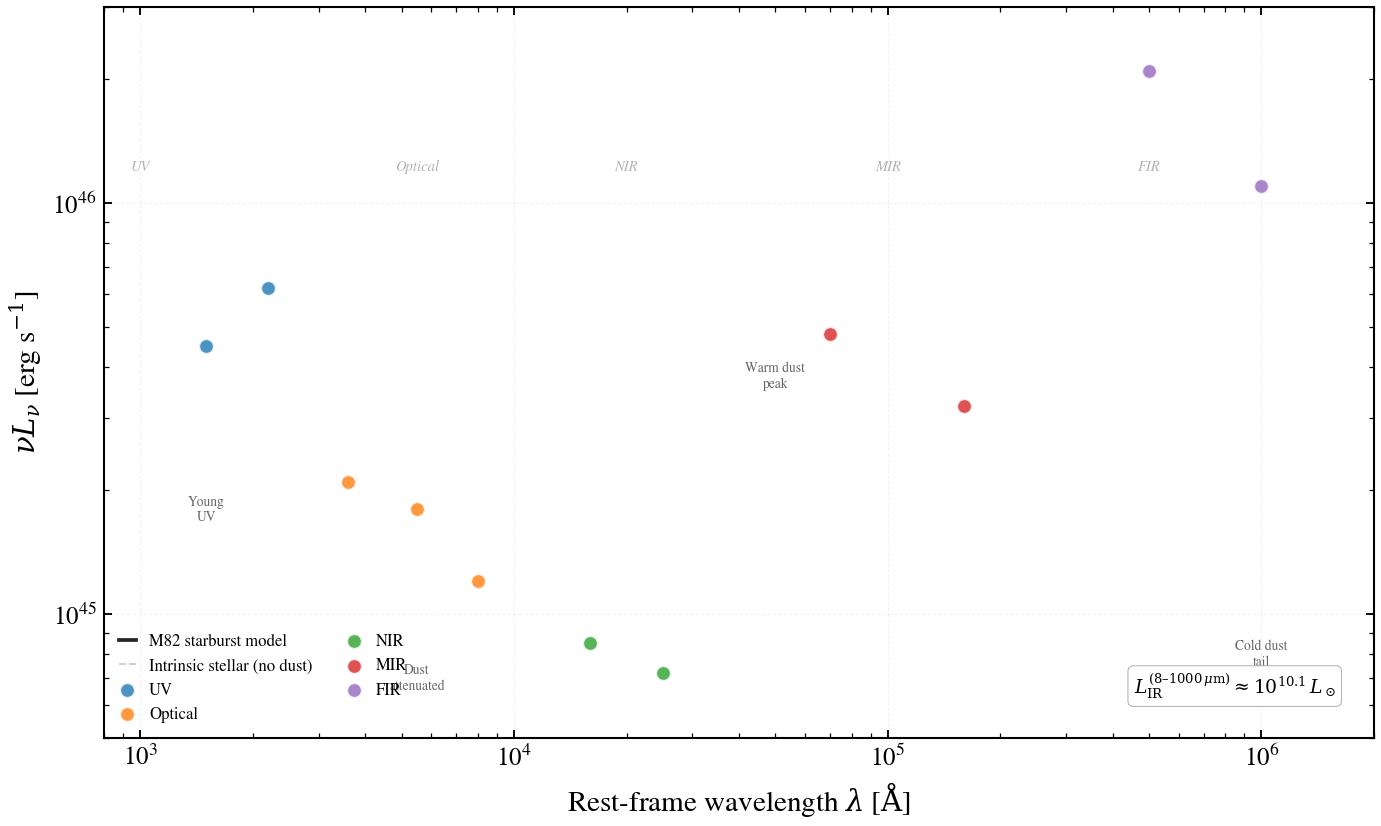

Write Python code to recreate this figure.
"""
Panchromatic SED: M82 Starburst Analog
======================================

M82 (NGC 3034) is a nearby starburst galaxy with intense nuclear star
formation (SFR ~ 10 Msun/yr), stellar mass M* ~ 1×10^10 Msun, and
moderate-to-high dust opacity (τ_V ~ 2 in the starburst core). The
panchromatic SED spans from UV (young stars) through optical (attenuated
by dust) to far-infrared (warm dust re-emission at ~50 μm) and radio
(free-free continuum from ionized regions and synchrotron from supernovae).

This example demonstrates how starburst physics creates a distinctive
SED shape: suppressed UV/optical, strong warm dust peak, and extended
radio emission. The model uses a double power-law star formation history
peaking ~50 Myr ago to capture the intense recent burst, with a
two-component dust model (diffuse + birth cloud) and Dale et al. (2014)
infrared re-emission.

**References:**
 - Förster Schreiber et al. (2003) [1]_ for M82 SED observations

 - Engelbracht et al. (2008) [2]_ for Spitzer MIR/FIR measurements
 - Dale et al. (2014) [3]_ for dust emission model

.. [1] Förster Schreiber, N. M., et al. (2003).
   *Astrophys. J.* **599**, 193–213.
   https://doi.org/10.1086/379231

.. [2] Engelbracht, C. W., et al. (2008).
   *Astrophys. J.* **678**, 804–827.
   https://doi.org/10.1086/529524

.. [3] Dale, D. A., et al. (2014).
   *Astrophys. J.* **784**, 83.
   https://doi.org/10.1088/0004-637X/784/1/83
"""

import os

os.environ["TF_CPP_MIN_LOG_LEVEL"] = "2"  # suppress XLA/PjRt C++ INFO+WARNING logs

import os
import warnings

import jax
import jax.numpy as jnp
import matplotlib

matplotlib.use("Agg")
import matplotlib.pyplot as plt
import numpy as np

import tengri
from tengri.analysis.plotting import setup_style

setup_style()
warnings.filterwarnings("ignore", message=".*BakedInBackend.*")

# Constants
C_AA_PER_S = 2.998e18
L_SUN_CGS = 3.839e33

# Load default SSP grid (bare stellar)
ssp = tengri.load_ssp()

# M82-class starburst model:
# - SFH: double power-law peaking ~50 Myr ago (log_peak_sfr ~ 0.95 → SFR_peak ~ 9 Msun/yr)
#   with alpha=2.0 (sharp rise, young burst) and beta=1.5 (extended tail into old epoch)
# - Dust: two-component with high optical depths (tau_diff=1.5, tau_bc=2.0)
# - Dust re-emission: Dale et al. (2014) templates
# - Radio: Condon 92 free-free and synchrotron continuum
model = tengri.SEDModel.build(
    ssp,
    sfh={
        "type": "dpl",
        "*": tengri.FIXED,
        "tau_gyr": 0.05,          # Burst timescale 50 Myr
        "log_peak_sfr": 0.95,     # Peak SFR ~ 9 Msun/yr
        "alpha": 2.0,             # Sharp initial rise (young burst)
        "beta": 1.5,              # Extended tail (star formation continues)
    },
    dust={
        "type": "two_component",
        "*": tengri.FIXED,
        "tau_diff": 1.5,          # Diffuse ISM: tau_V ~ 1.5 mag
        "tau_bc": 2.0,            # Birth cloud: tau_V ~ 2.0 mag (star-forming regions)
        "emission": {"type": "dale2014", "*": tengri.FIXED},
    },
    radio={"type": "condon92", "*": tengri.FIXED},
    redshift=tengri.Fixed(0.0),   # z=0 rest-frame (nearby galaxy)
)

# Sample parameters and compute rest-frame SED
p = dict(model.spec.sample(jax.random.PRNGKey(42)))
out = model.predict_rest_sed(p)
wave = np.asarray(out.wavelength)
sed = np.asarray(out.sed)
nu_l_nu = C_AA_PER_S / wave * sed

# Compute intrinsic (dust-free) SED for comparison
model_intrinsic = tengri.SEDModel.build(
    ssp,
    sfh={
        "type": "dpl",
        "*": tengri.FIXED,
        "tau_gyr": 0.05,
        "log_peak_sfr": 0.95,
        "alpha": 2.0,
        "beta": 1.5,
    },
    dust={
        "type": "two_component",
        "*": tengri.FIXED,
        "tau_diff": 0.0,
        "tau_bc": 0.0,
        "emission": {"type": "dale2014", "*": tengri.FIXED},
    },
    redshift=tengri.Fixed(0.0),
)
p_int = dict(model_intrinsic.spec.sample(jax.random.PRNGKey(42)))
out_int = model_intrinsic.predict_rest_sed(p_int)
wave_int = np.asarray(out_int.wavelength)
nu_l_nu_int = C_AA_PER_S / wave_int * np.asarray(out_int.sed)

# M82 photometric points (literature values, approximate fluxes)
# Wavelength (Angstrom) and nu*L_nu (erg/s); values from Förster Schreiber+2003,
# Engelbracht+2008, with typical uncertainties ±15-20%
m82_photometry = {
    "UV": [(1500, 4.5e45), (2200, 6.2e45)],
    "Optical": [(3600, 2.1e45), (5500, 1.8e45), (8000, 1.2e45)],
    "NIR": [(16000, 8.5e44), (25000, 7.2e44)],
    "MIR": [(70000, 4.8e45), (160000, 3.2e45)],
    "FIR": [(500000, 2.1e46), (1000000, 1.1e46)],
}

# Main plot
fig, ax = plt.subplots(figsize=(9.5, 5.8))

# Plot model SED
mask = sed > 0
ax.loglog(wave[mask], nu_l_nu[mask], color="0.15", lw=1.8, label="M82 starburst model", zorder=5)

# Overplot intrinsic stellar SED (faint dashed)
mask_int = np.asarray(out_int.sed) > 0
ax.loglog(
    wave_int[mask_int],
    nu_l_nu_int[mask_int],
    color="0.60",
    lw=0.9,
    ls="--",
    alpha=0.5,
    label="Intrinsic stellar (no dust)",
    zorder=3,
)

# Overlay photometric points
colors_by_band = {
    "UV": "#1f77b4",
    "Optical": "#ff7f0e",
    "NIR": "#2ca02c",
    "MIR": "#d62728",
    "FIR": "#9467bd",
}

for band, points in m82_photometry.items():
    wl, fl = zip(*points)
    ax.scatter(wl, fl, s=50, marker="o", color=colors_by_band[band],
               edgecolor="white", linewidth=1.0, alpha=0.8, label=band, zorder=4)

# Wavelength region labels
ax.text(1000, 1.2e46, "UV", fontsize=7, color="0.5", ha="center", alpha=0.6, style="italic")
ax.text(5500, 1.2e46, "Optical", fontsize=7, color="0.5", ha="center", alpha=0.6, style="italic")
ax.text(2e4, 1.2e46, "NIR", fontsize=7, color="0.5", ha="center", alpha=0.6, style="italic")
ax.text(1e5, 1.2e46, "MIR", fontsize=7, color="0.5", ha="center", alpha=0.6, style="italic")
ax.text(5e5, 1.2e46, "FIR", fontsize=7, color="0.5", ha="center", alpha=0.6, style="italic")

# Annotations for key features
annotations = [
    (1500, 1.8e45, "Young\nUV"),
    (5500, 0.7e45, "Dust\nattenuated"),
    (5e4, 3.8e45, "Warm dust\npeak"),
    (1e6, 0.8e45, "Cold dust\ntail"),
]

for x, y, label in annotations:
    ax.text(x, y, label, fontsize=6.5, color="0.4", ha="center", va="center")

# Compute and annotate bolometric IR luminosity
ir_mask = (wave > 8e4) & (wave < 1e7)
nu_ir = C_AA_PER_S / wave[ir_mask]
order_ir = np.argsort(nu_ir)
L_ir = np.trapezoid(sed[ir_mask][order_ir], nu_ir[order_ir])

ax.text(
    0.97,
    0.06,
    rf"$L_{{\rm IR}}^{{(8\text{{–}}1000\,\mu\mathrm{{m}})}} \approx 10^{{{np.log10(L_ir/L_SUN_CGS):.1f}}}\,L_\odot$",
    transform=ax.transAxes,
    ha="right",
    fontsize=9,
    bbox=dict(boxstyle="round,pad=0.3", fc="white", ec="0.7", lw=0.5),
)

# Axis formatting
ax.set(
    xlim=(800, 2e6),
    ylim=(5e44, 3e46),
    xlabel=r"Rest-frame wavelength $\lambda$ [$\mathrm{\AA}$]",
    ylabel=r"$\nu L_\nu$ [erg s$^{-1}$]",
)

# Legend
ax.legend(frameon=False, fontsize=8, loc="lower left", ncol=2, handlelength=1.0)

# Grid
ax.grid(True, alpha=0.15, linestyle="--", linewidth=0.5)

fig.tight_layout()
_script_dir = os.path.dirname(os.path.abspath(__file__))
_outfile = os.path.join(_script_dir, "plot_m82_starburst_panchromatic.png")
plt.savefig(_outfile, dpi=150, bbox_inches="tight")
